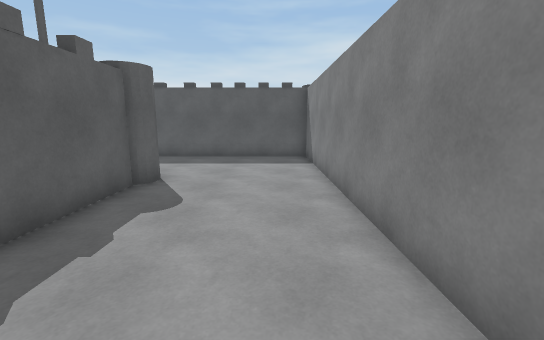
view 1 (above)

16 first-person views from a walk through a Unity game level. The camera is 1.5 m above the floor, tilts 10° down and sees 90° across. The floor is counted in squares, 1 m on a side. Each view is taken from the middle of a square. On the plan, view 1 faces up. The plan holds only what a view shows up to about 14 squares ahead; the rest is blank. The place goes on beyond the plan.

view 2
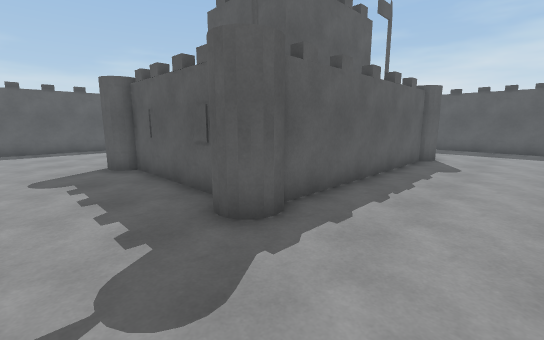

view 3
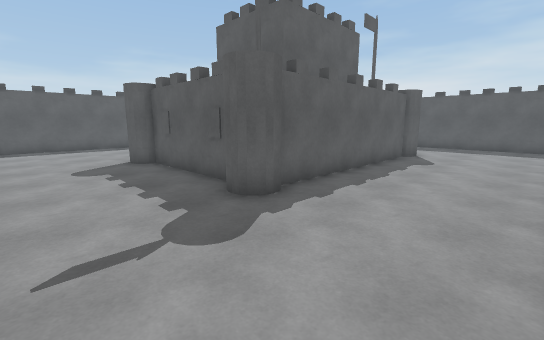

view 4
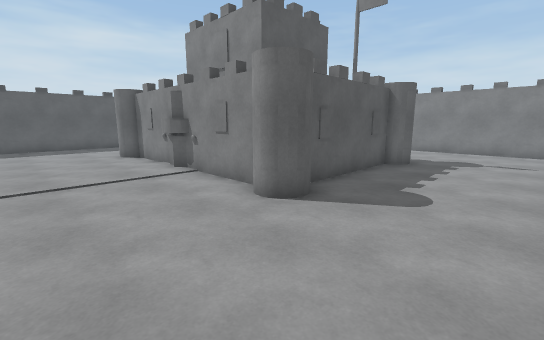

view 5
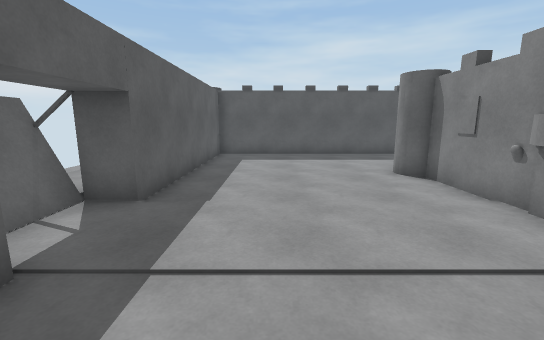

view 6
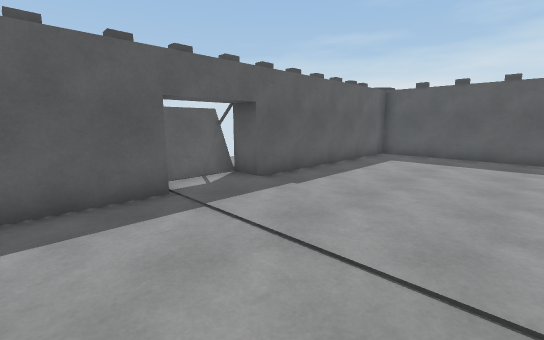

view 7
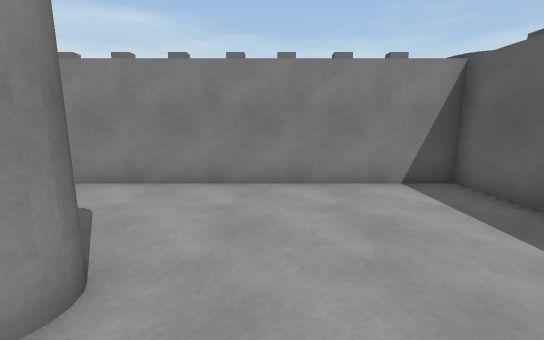

view 8
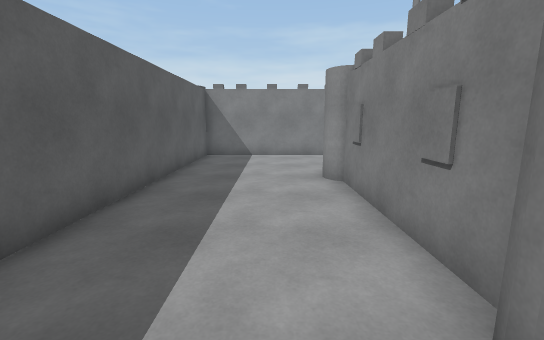

view 9
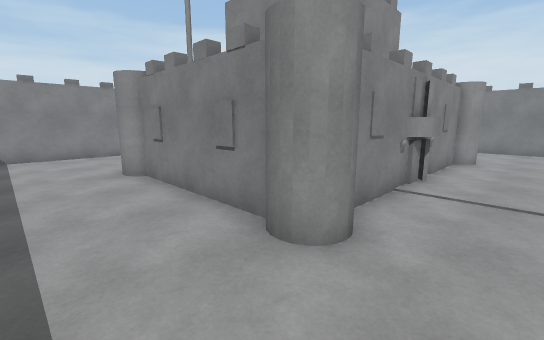

view 10
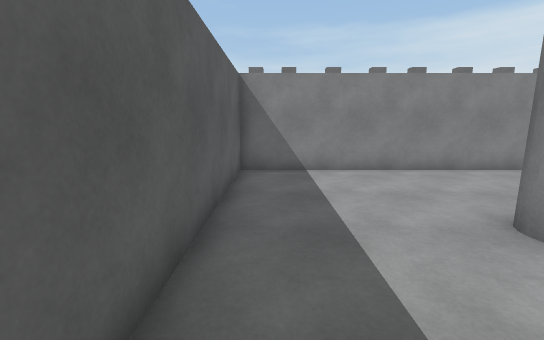

view 11
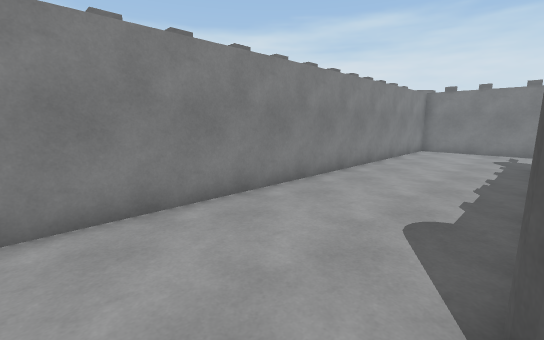

view 12
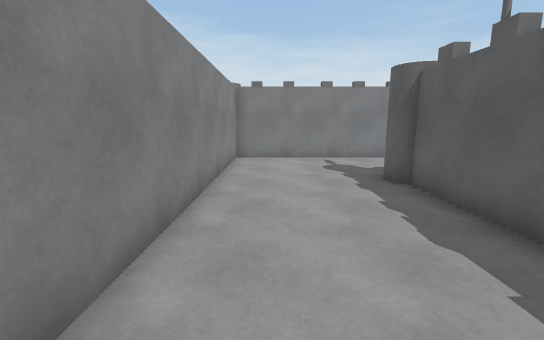

view 13
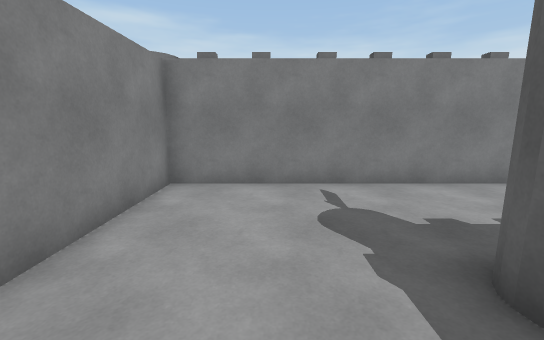

view 14
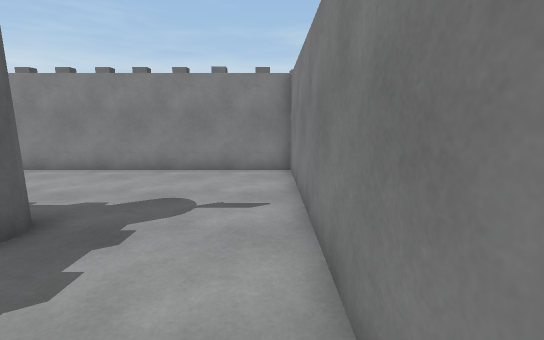

view 15
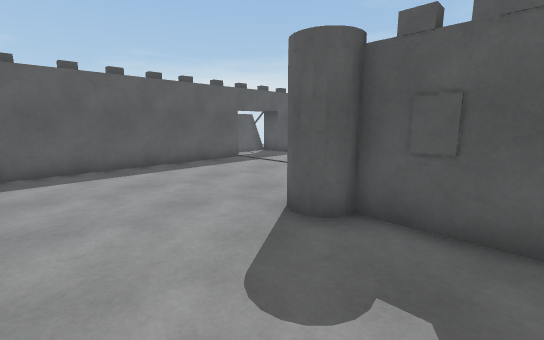

view 16
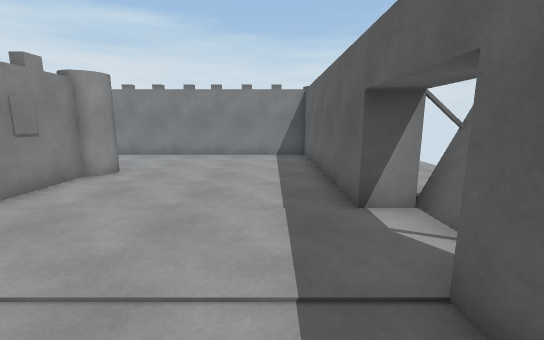

### Floor plan
Points are (right, up) in squares from view 1. A wall is a line through its corners. A room is listed if a view was taken in it or the views show most of it. See-through windows are left out.
Room 1 (views 1, 2, 3, 4, 5, 6, 7, 8, 9, 10, 11, 12, 13, 14, 15, 16)
walls: (-9.8, 1.4) (-9.8, 3.6); (-9.9, 2) (-10.1, 2.3) (-10.3, 2.8) (-9.9, 3.4); (-9.7, 2.1) (-10.1, 2.6); (-9.8, -1.5) (-9.8, -0.4); (-8.4, -2) (-9.1, -2); (-9.8, 5.4) (-9.8, 6.4); (-9.1, 7.2) (-8.5, 7.2); (-4.1, -2) (-4.6, -2); (-9.6, -6.6) (-8.5, -6.6); (-18, 1.9) (-18, 1.4) (-16.5, 1.4) (-16.5, -6.6) (-15.4, -6.6); (-4.6, 7.2) (-4.1, 7.2); (-6.5, -6.6) (-5.4, -6.6); (-13.6, -6.6) (-12.4, -6.6); (-18, 3.9) (-18, 2); (-3.4, 6.5) (-3.4, -1.5); (-3.6, -6.6) (-2.4, -6.6); (1.5, -0.6) (1.5, 0.6); (1.5, 3.4) (1.5, 4.6); (-0.6, -6.6) (1.5, -6.6) (1.5, -3.4); (1.5, 6.4) (1.5, 7.6); (1.5, 10.4) (1.5, 12) (-16.5, 12) (-16.5, 3.9) (-18.3, 3.9) (-18.3, 2.1)
low walls: (-17.6, 3.9) (-17.6, 1.4); (-17.9, 3.9) (-17.9, 1.4)
objects: other object (-15, -7); other object (-14, -7); other object (-12, -7); other object (-11, -7); other object (-11, 4); other object (-10, -7); grey cylinder (-10, -3) to (-10, -2); grey block (-10, 0); grey block (-10, 1); grey block (-10, 4); grey block (-10, 5); grey cylinder (-10, 7); other object (-8, -7); grey block (-8, -2); grey block (-8, 7); other object (-7, -7); grey block (-7, -2); grey block (-7, 7); grey block (-6, -2); grey block (-6, 7); other object (-5, -7); grey block (-5, -2); grey block (-5, 7); other object (-4, -7); grey cylinder (-3, -2); grey cylinder (-3, 7); other object (-2, -7); other object (-1, -7); other object (2, -3); other object (2, -2); other object (2, -1); other object (2, 1); other object (2, 2); other object (2, 3); other object (2, 5); other object (2, 6); grey block (2, 8); other object (2, 9); other object (2, 10)

Positions as (right, up) in squares from view 1, and headings:
1: (0, 0), facing up
2: (0, -5), facing up-left
3: (1, -6), facing up-left
4: (-14, -6), facing up-right
5: (-14, -1), facing up
6: (-11, -1), facing up-left
7: (-12, 0), facing down
8: (-11, 9), facing right
9: (-12, 10), facing down-right
10: (-7, 11), facing right
11: (-3, 9), facing down-right
12: (0, 5), facing down
13: (-1, 0), facing down
14: (-7, -6), facing right
15: (-7, -6), facing up-left
16: (-15, 6), facing down
